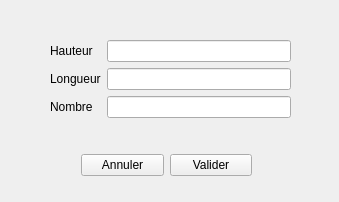
<?xml version="1.0" encoding="UTF-8"?>
<ui version="4.0">
 <class>Form</class>
 <widget class="QWidget" name="Form">
  <property name="geometry">
   <rect>
    <x>0</x>
    <y>0</y>
    <width>339</width>
    <height>202</height>
   </rect>
  </property>
  <property name="windowTitle">
   <string>Creation Type Place</string>
  </property>
  <widget class="QWidget" name="formLayoutWidget">
   <property name="geometry">
    <rect>
     <x>50</x>
     <y>40</y>
     <width>241</width>
     <height>83</height>
    </rect>
   </property>
   <layout class="QFormLayout" name="formLayout">
    <item row="0" column="0">
     <widget class="QLabel" name="label">
      <property name="text">
       <string>Hauteur</string>
      </property>
     </widget>
    </item>
    <item row="1" column="0">
     <widget class="QLabel" name="label_2">
      <property name="text">
       <string>Longueur</string>
      </property>
     </widget>
    </item>
    <item row="2" column="0">
     <widget class="QLabel" name="label_3">
      <property name="text">
       <string>Nombre</string>
      </property>
     </widget>
    </item>
    <item row="0" column="1">
     <widget class="QLineEdit" name="lineEdit"/>
    </item>
    <item row="1" column="1">
     <widget class="QLineEdit" name="lineEdit_2"/>
    </item>
    <item row="2" column="1">
     <widget class="QLineEdit" name="lineEdit_3"/>
    </item>
   </layout>
  </widget>
  <widget class="QWidget" name="">
   <property name="geometry">
    <rect>
     <x>81</x>
     <y>151</y>
     <width>171</width>
     <height>29</height>
    </rect>
   </property>
   <layout class="QHBoxLayout" name="horizontalLayout">
    <item>
     <widget class="QPushButton" name="pushButton_2">
      <property name="text">
       <string>Annuler</string>
      </property>
     </widget>
    </item>
    <item>
     <widget class="QPushButton" name="pushButton">
      <property name="text">
       <string>Valider</string>
      </property>
     </widget>
    </item>
   </layout>
  </widget>
 </widget>
 <resources/>
 <connections/>
</ui>
